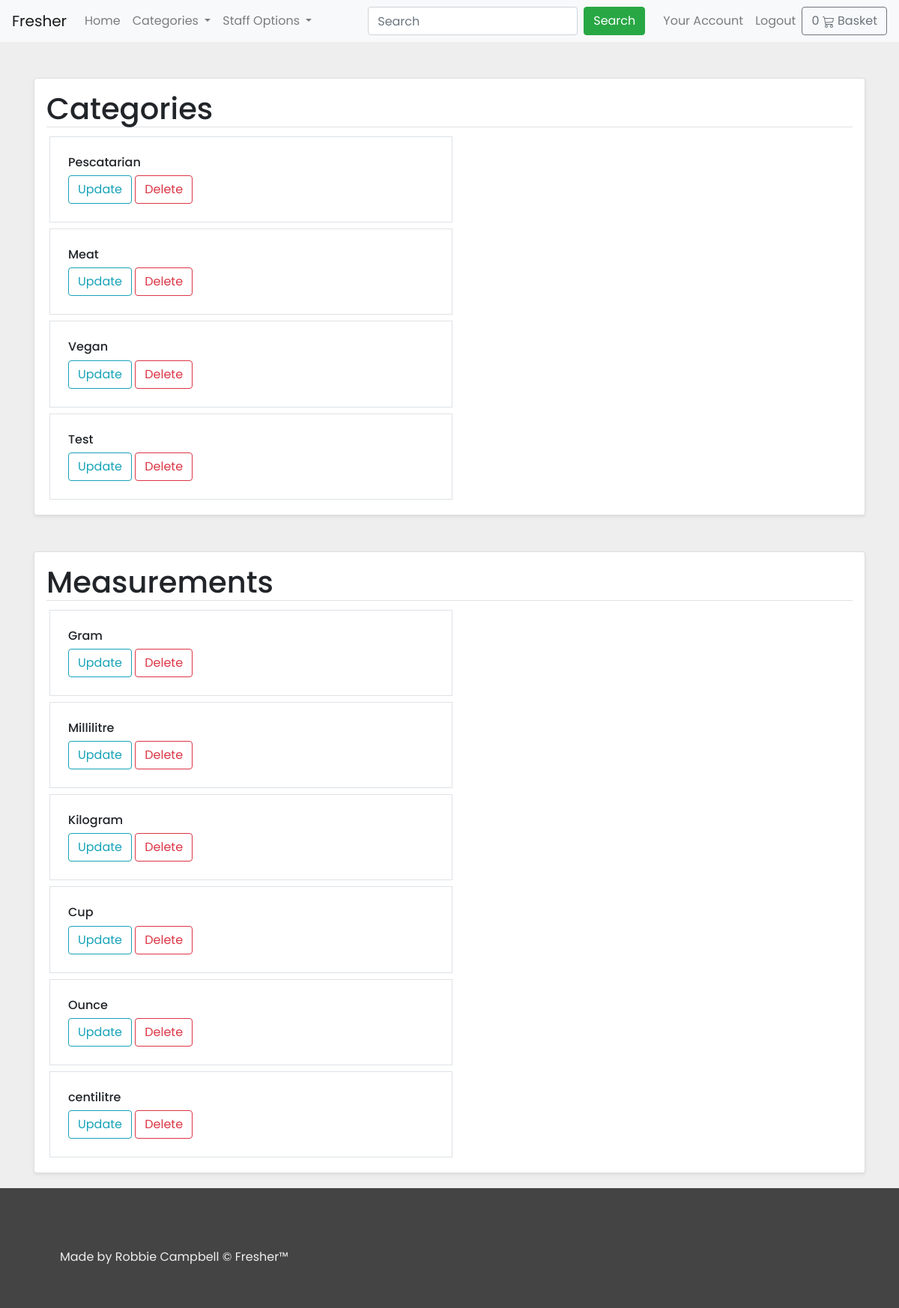
Screenshot of /staff/edit/ (signed in) with the database file from the repository.
### recipe/models.py (models this page shows, shortened)
class Category(models.Model):
    title = models.CharField(max_length=30)
    description = models.CharField(max_length=100)
    class Meta:
        verbose_name_plural = "Categories"
    def get_absolute_url(self):
        return reverse('recipe:category', args=[self.id])

### ingredient/models.py (models this page shows, shortened)
class Measurement(models.Model):
    unit_shorthand = models.CharField(max_length=10)
    unit_fullname = models.CharField(max_length=10)

### staff/views.py (the view)
# urls.py: path('edit/', views.edit, name='edit_cat_measurement'),
@staff_member_required
def edit(request):
    categories = Category.objects.all()
    measurements = Measurement.objects.all()
    return render(request, "staff/edit.html", {"categories": categories, "measurements": measurements})

### basket/basket.py (called while the page is built)
    def __len__(self):
        return sum(item['qty'] for item in self.basket.values())

### basket/context_processors.py (called while the page is built)
def basket(request):
    return {'basket': Basket(request)}

### recipe/context_processors.py (called while the page is built)
def categories(request):
    categories = Category.objects.all()
    return {"categories": categories}

### templates/staff/edit.html (shortened to what this page needs)
{% extends 'base.html' %}
{% block content %}
<div class="container">
    <div class="card mt-5 shadow-sm p-3">
        <h1 class="border-bottom">Categories</h1>
        {% for category in categories %}
        <div style="max-width:50%;" class="border p-4 m-1">
            <h6>{{ category.title }}</h6>
            <a class="btn btn-outline-info" href="{% url 'staff:edit_category' id=category.id %}">Update</a>
            <a class="btn btn-outline-danger" href="{% url 'staff:delete_category' id=category.id %}">Delete</a>
        </div>
        {% endfor %}
    </div>
    <div class="card mt-5 shadow-sm p-3">
        <h1 class="border-bottom">Measurements</h1>
        {% for measurement in measurements %}
        <div style="max-width:50%;" class="border p-4 m-1">
            <h6>{{ measurement.unit_fullname }}</h6>
            <a class="btn btn-outline-info" href="{% url 'staff:edit_measurement' id=measurement.id %}">Update</a>
            <a class="btn btn-outline-danger" href="{% url 'staff:delete_measurement' id=measurement.id %}">Delete</a>
        </div>
        {% endfor %}
    </div>
</div>
{% endblock content %}

### static/css/style.css (style rules this page uses)
body { font-family: 'Poppins', sans-serif; height: 100vh; min-height:100vh; position: relative; background:#EEE; }

### rows the page displays
Category: title "Pescatarian"
Category: title "Meat"
Category: title "Vegan"
Category: title "Test"
Measurement: unit_fullname "Gram"
Measurement: unit_fullname "Millilitre"
Measurement: unit_fullname "Kilogram"
Measurement: unit_fullname "Cup"
Measurement: unit_fullname "Ounce"
Measurement: unit_fullname "centilitre"
